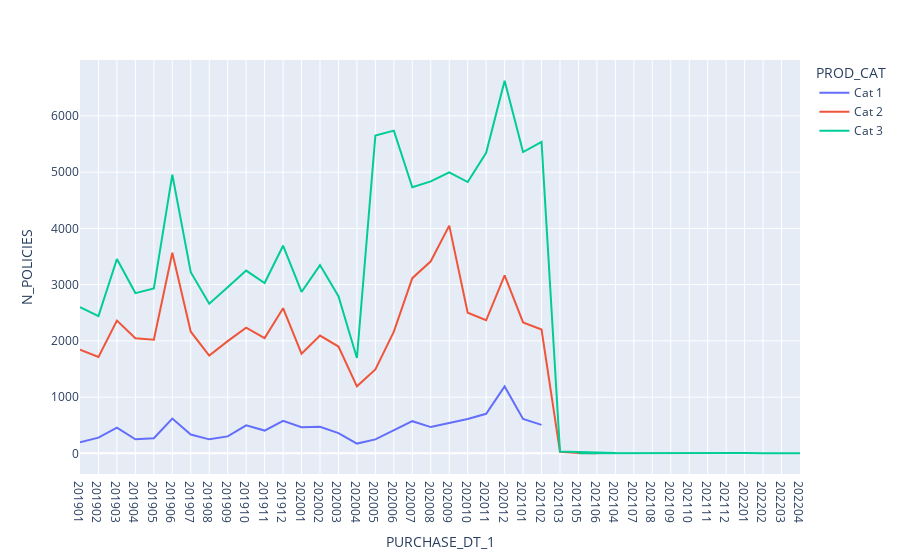

The notebook cell saved with this chart:
### Markdown cell above
Next, we see a spike of policies sold alongside total ANP increase from May 2020. The surge in demand for insurance comes after Malaysia's first MCO order being lifted during the COVID pandemic.

### Code cell
# Sales trend of Product Category by purchase date
df_base_2 = df_base_1[df_base_1['PURCHASE_DT'] < '2022-07-01']
df_base_2['PURCHASE_DT_1'] = df_base_2['PURCHASE_DT'].dt.strftime('%Y%m')

df_base_3 = (df_base_2.groupby(['PROD_CAT', 'PURCHASE_DT_1'])
                .agg(
                    N_POLICIES=('POLICY_NO', 'nunique'),
                    TOTAL_ANP=('ANP_RIDER', 'sum')
                    )
                .reset_index()
             )

fig = px.line(df_base_3, x="PURCHASE_DT_1", y="N_POLICIES", color="PROD_CAT")
fig.show()

### Figure 1 — Plotly figure (JSON) as saved in the notebook; plotly's stock layout.template omitted (floating-point values rounded to 4 significant figures)
{"data": [{"hovertemplate": "PROD_CAT=Cat 1<br>PURCHASE_DT_1=%{x}<br>N_POLICIES=%{y}<extra></extra>", "legendgroup": "Cat 1", "line": {"color": "#636efa", "dash": "solid"}, "marker": {"symbol": "circle"}, "mode": "lines", "name": "Cat 1", "orientation": "v", "showlegend": true, "type": "scatter", "x": ["201901", "201902", "201903", "201904", "201905", "201906", "201907", "201908", "201909", "201910", "201911", "201912", "202001", "202002", "202003", "202004", "202005", "202006", "202007", "202008", "202009", "202010", "202011", "202012", "202101", "202102"], "xaxis": "x", "y": [197, 280, 459, 249, 269, 618, 335, 249, 302, 497, 405, 579, 464, 471, 360, 174, 249, 415, 572, 467, 536, 610, 703, 1189, 612, 506], "yaxis": "y"}, {"hovertemplate": "PROD_CAT=Cat 2<br>PURCHASE_DT_1=%{x}<br>N_POLICIES=%{y}<extra></extra>", "legendgroup": "Cat 2", "line": {"color": "#EF553B", "dash": "solid"}, "marker": {"symbol": "circle"}, "mode": "lines", "name": "Cat 2", "orientation": "v", "showlegend": true, "type": "scatter", "x": ["201901", "201902", "201903", "201904", "201905", "201906", "201907", "201908", "201909", "201910", "201911", "201912", "202001", "202002", "202003", "202004", "202005", "202006", "202007", "202008", "202009", "202010", "202011", "202012", "202101", "202102", "202103", "202105", "202106"], "xaxis": "x", "y": [1844, 1714, 2360, 2047, 2019, 3565, 2163, 1739, 1995, 2233, 2050, 2580, 1772, 2094, 1899, 1191, 1492, 2164, 3115, 3414, 4048, 2501, 2366, 3164, 2328, 2201, 27, 6, 2], "yaxis": "y"}, {"hovertemplate": "PROD_CAT=Cat 3<br>PURCHASE_DT_1=%{x}<br>N_POLICIES=%{y}<extra></extra>", "legendgroup": "Cat 3", "line": {"color": "#00cc96", "dash": "solid"}, "marker": {"symbol": "circle"}, "mode": "lines", "name": "Cat 3", "orientation": "v", "showlegend": true, "type": "scatter", "x": ["201901", "201902", "201903", "201904", "201905", "201906", "201907", "201908", "201909", "201910", "201911", "201912", "202001", "202002", "202003", "202004", "202005", "202006", "202007", "202008", "202009", "202010", "202011", "202012", "202101", "202102", "202103", "202104", "202105", "202106", "202107", "202108", "202109", "202110", "202111", "202112", "202201", "202202", "202203", "202204"], "xaxis": "x", "y": [2600, 2439, 3456, 2849, 2931, 4955, 3220, 2661, 2953, 3249, 3029, 3691, 2869, 3347, 2795, 1696, 5651, 5738, 4731, 4834, 4994, 4823, 5344, 6625, 5357, 5537, 32, 5, 2, 4, 8, 2, 4, 3, 4, 5, 7, 1, 1, 1], "yaxis": "y"}], "layout": {"legend": {"title": {"text": "PROD_CAT"}, "tracegroupgap": 0}, "margin": {"t": 60}, "xaxis": {"anchor": "y", "domain": [0, 1], "title": {"text": "PURCHASE_DT_1"}}, "yaxis": {"anchor": "x", "domain": [0, 1], "title": {"text": "N_POLICIES"}}}}
